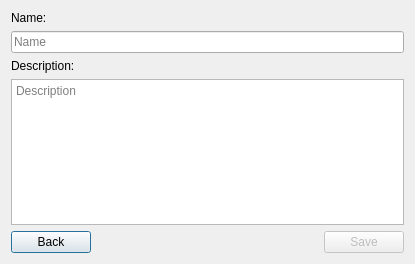
<?xml version="1.0" encoding="UTF-8"?>
<ui version="4.0">
 <class>SaveInDatabaseDialog</class>
 <widget class="QDialog" name="SaveInDatabaseDialog">
  <property name="geometry">
   <rect>
    <x>0</x>
    <y>0</y>
    <width>415</width>
    <height>264</height>
   </rect>
  </property>
  <property name="windowTitle">
   <string>Dialog</string>
  </property>
  <layout class="QVBoxLayout" name="verticalLayout">
   <item>
    <widget class="QLabel" name="nameLabel">
     <property name="text">
      <string>Name:</string>
     </property>
    </widget>
   </item>
   <item>
    <widget class="QLineEdit" name="nameInput">
     <property name="placeholderText">
      <string>Name</string>
     </property>
    </widget>
   </item>
   <item>
    <widget class="QLabel" name="descriptionLabel">
     <property name="text">
      <string>Description:</string>
     </property>
    </widget>
   </item>
   <item>
    <widget class="QTextEdit" name="descriptionInput">
     <property name="lineWrapMode">
      <enum>QTextEdit::NoWrap</enum>
     </property>
     <property name="placeholderText">
      <string>Description</string>
     </property>
    </widget>
   </item>
   <item>
    <layout class="QHBoxLayout" name="horizontalLayout">
     <property name="sizeConstraint">
      <enum>QLayout::SetDefaultConstraint</enum>
     </property>
     <property name="topMargin">
      <number>0</number>
     </property>
     <item>
      <widget class="QPushButton" name="backButton">
       <property name="maximumSize">
        <size>
         <width>100</width>
         <height>16777215</height>
        </size>
       </property>
       <property name="text">
        <string>Back</string>
       </property>
      </widget>
     </item>
     <item>
      <spacer name="horizontalSpacer">
       <property name="orientation">
        <enum>Qt::Horizontal</enum>
       </property>
       <property name="sizeHint" stdset="0">
        <size>
         <width>40</width>
         <height>20</height>
        </size>
       </property>
      </spacer>
     </item>
     <item>
      <widget class="QPushButton" name="saveButton">
       <property name="enabled">
        <bool>false</bool>
       </property>
       <property name="sizePolicy">
        <sizepolicy hsizetype="Fixed" vsizetype="Fixed">
         <horstretch>0</horstretch>
         <verstretch>0</verstretch>
        </sizepolicy>
       </property>
       <property name="maximumSize">
        <size>
         <width>100</width>
         <height>16777215</height>
        </size>
       </property>
       <property name="layoutDirection">
        <enum>Qt::LeftToRight</enum>
       </property>
       <property name="text">
        <string>Save</string>
       </property>
       <property name="flat">
        <bool>false</bool>
       </property>
      </widget>
     </item>
    </layout>
   </item>
  </layout>
 </widget>
 <resources/>
 <connections/>
</ui>
